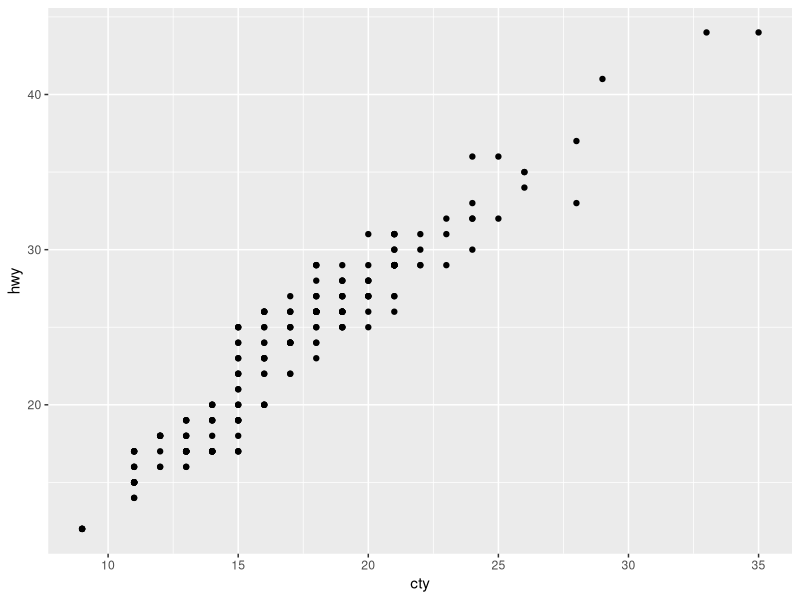
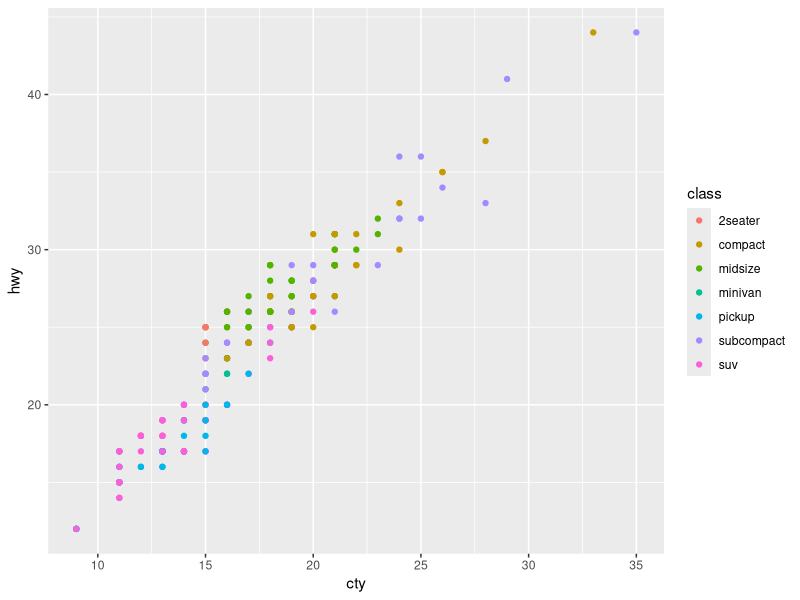
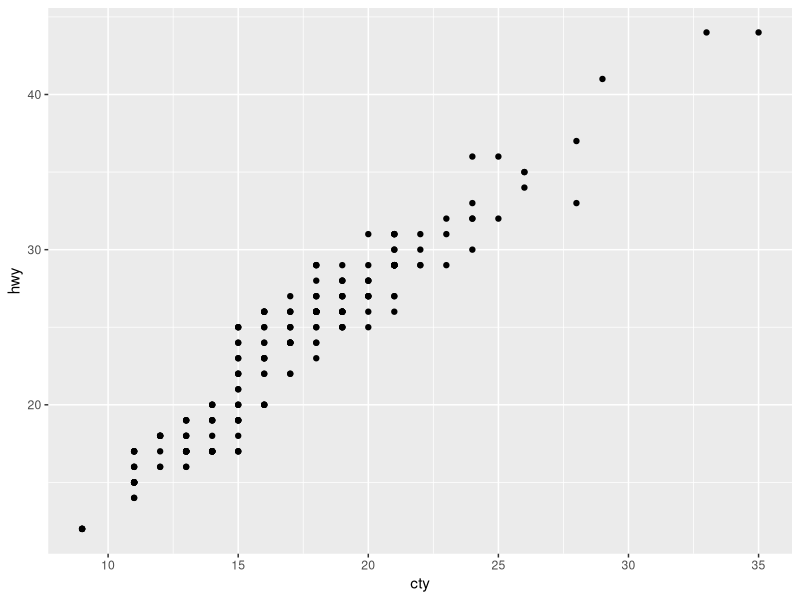
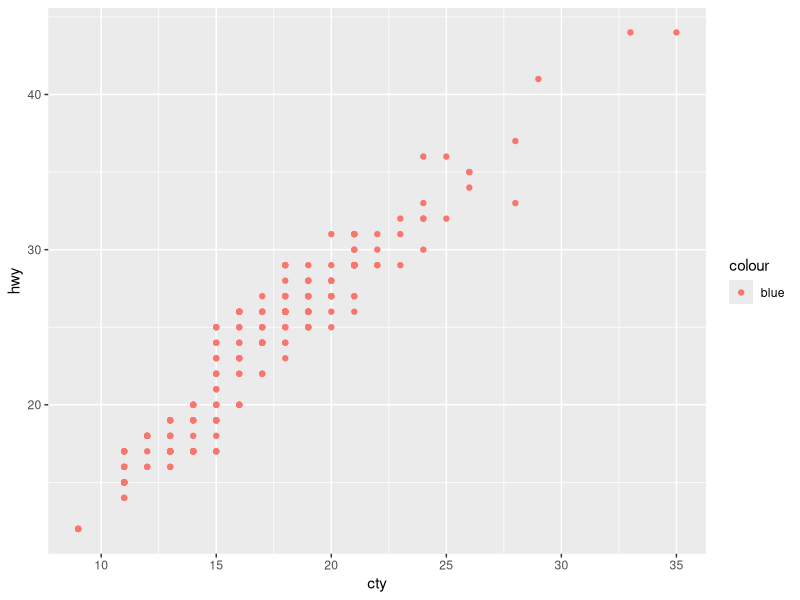
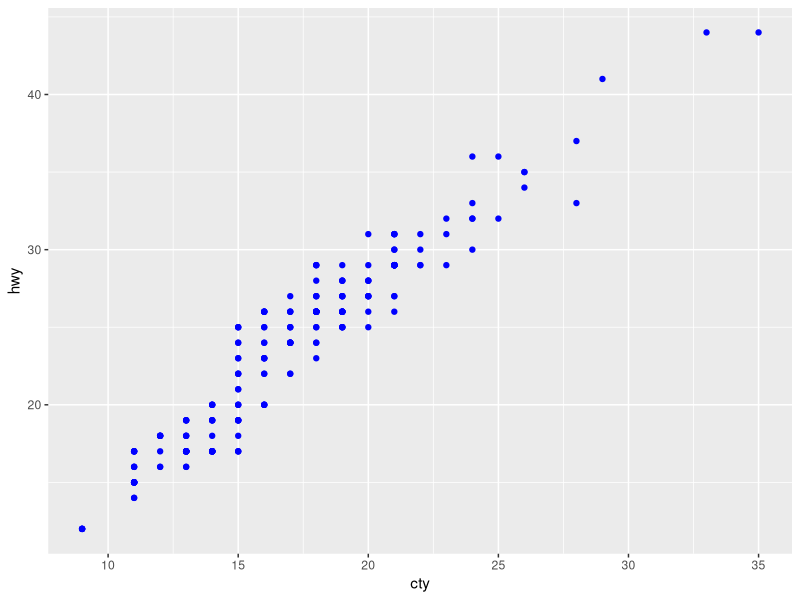
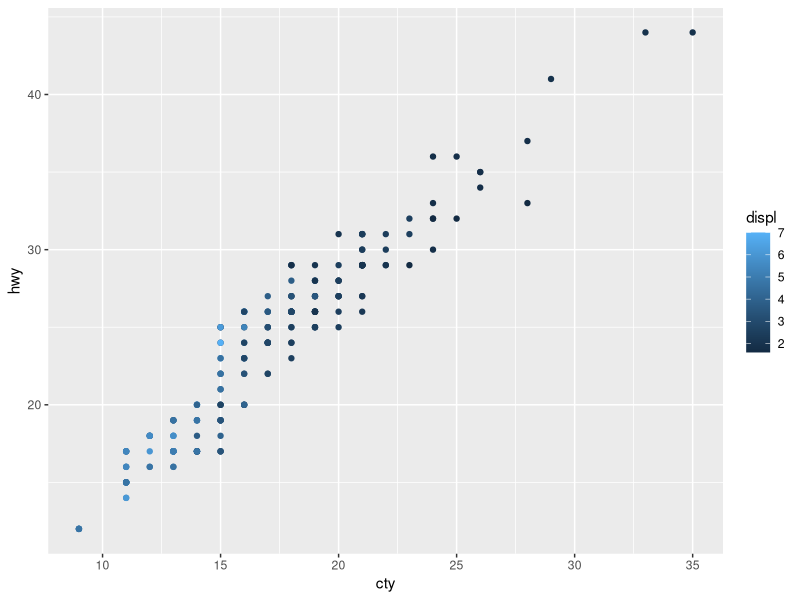
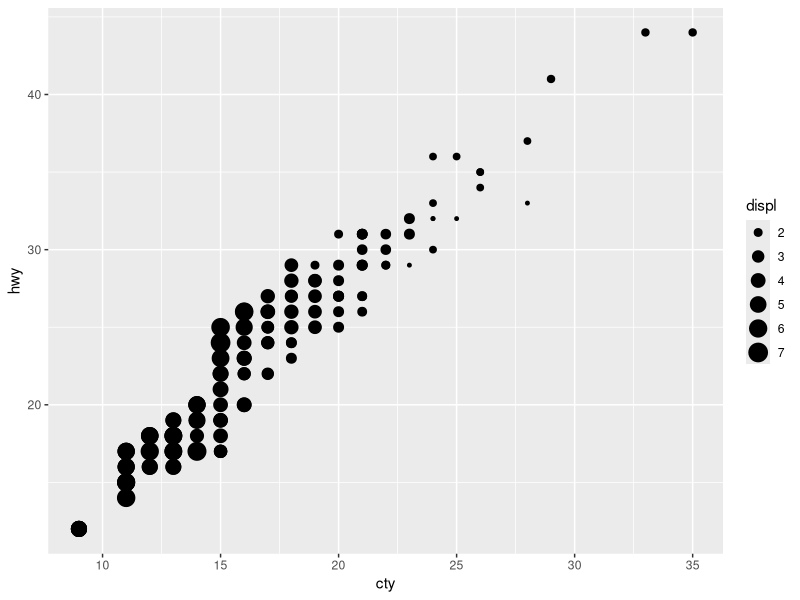
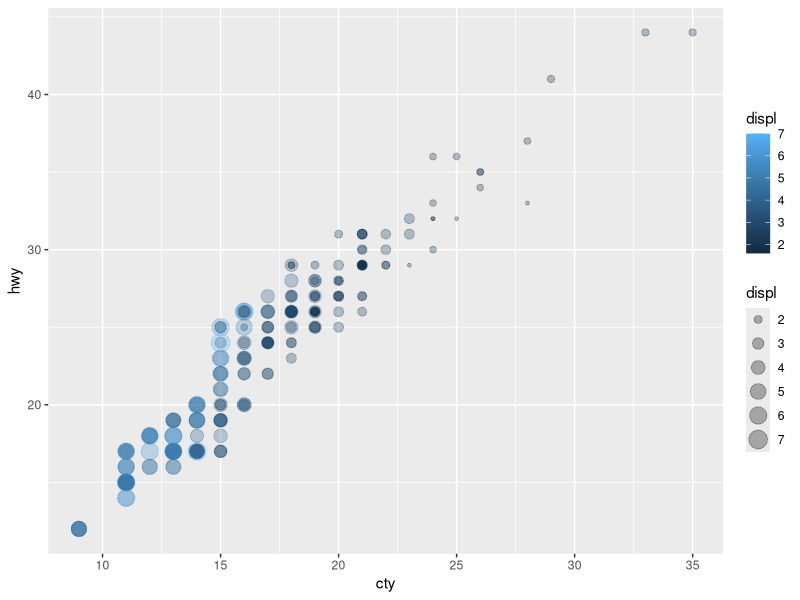

R code for these plots, in order: (Note: this script raises an error after producing the figures.)
library(tidyverse)

# mpg data visualization
View(mpg)

# Scatter Plots -----------

mpg |> # data
  ggplot(aes(cty, hwy)) + # plot base
  geom_point() # scatter plot

mpg |> #using color to distinguish vehicle classes
  ggplot(aes(cty, hwy, color = class)) + 
  geom_point()

mpg |>
  ggplot(aes(cty, hwy), color = class) + # why doesn't color get applied?
  geom_point()

mpg |>
  ggplot(aes(cty, hwy, color = "blue")) + # Do you see blue?
  geom_point()

mpg |>
  ggplot(aes(cty, hwy)) + 
  geom_point(color = "blue")

mpg |>
  ggplot(aes(cty, hwy, color = displ)) + # using color for displacement
  geom_point()

mpg |>
  ggplot(aes(cty, hwy, size = displ)) + # using size for displacement
  geom_point() # points are overlapped together

mpg |>
  ggplot(aes(cty, hwy, size = displ, color = displ)) +
  geom_point(alpha = 0.3) # adding transparency to the points

mpg |>
  ggplot(aes(cty, hwy, size = displ)) +
  geom_point() +
  scale_size_continuous(range = c(1, 3)) # adjusting the sizes

mpg |>
  ggplot(aes(cty, hwy)) + 
  geom_point() + 
  geom_text(aes(label = model)) # all the text labels are overlapped

mpg |>
  ggplot(aes(cty, hwy)) + 
  geom_point() + 
  geom_text(aes(label = model), 
            vjust = 1, # adjusting text vertically
            hjust = 0, # adjusting text horizontally
            check_overlap = T)  # removing the overlap 

mpg |>
  ggplot(aes(cty, hwy)) + 
  geom_point() +
  facet_wrap(~manufacturer) # faceted by manufacturer

mpg |>
  ggplot(aes(cty, hwy)) + 
  geom_point() +
  facet_wrap(~year) # faceted by year

mpg |>
  ggplot(aes(cty, hwy, color = year)) + 
  geom_point() +
  facet_wrap(~year) # any problems associated with this plot?

mpg |>
  ggplot(aes(cty, hwy, color = factor(year))) + # year should be factor
  geom_point(show.legend = F) +
  facet_wrap(~year) 

mpg |>
  ggplot(aes(cty, hwy, color = factor(year))) + 
  geom_point(show.legend = F) +
  facet_wrap(~year, ncol = 1) # stacking small multiples vertically

mpg |>
  ggplot(aes(cty, hwy, color = factor(year))) + 
  geom_point(show.legend = F) +
  facet_wrap(~year, ncol = 1) +
  scale_color_manual(values = c("orange", "blue")) #manually changing colors

mpg |>
  ggplot(aes(cty, hwy, color = factor(year))) + 
  geom_point(show.legend = F) +
  facet_wrap(~year, ncol = 1) +
  scale_color_viridis_d() #using built-in color palette

mpg |>
  ggplot(aes(cty, hwy)) +
  geom_point() + 
  labs(x = "city MPG", # adding plot labels by labs()
       y = "highway MPG",
       title = "City and Highway MPG Comparisons",
       subtitle = "The mpg data used",
       caption = "made by ggplot2")


mpg |>
  ggplot(aes(cty, hwy)) +
  geom_point() +
  geom_smooth(method = "loess", se = F) + # fitting the data using linear model
  labs(title = "Are City and Hwy MPGs Positively Corrleated?") 

# Other Plots ----------------------

mpg |>
  ggplot(aes(year, displ)) +
  geom_line() # anything wrong with the line plot? 

mpg |>
  ggplot(aes(year, displ)) +
  geom_boxplot() # how can we fix the plot?

mpg |>
  ggplot(aes(factor(year), displ)) +
  geom_boxplot() # it looks right after using factor for year

mpg |>
  ggplot(aes(factor(year), displ)) +
  geom_boxplot() + 
  labs(x = "year", # tidy up the plot
       y = "engine displacement")
  
mpg |>
  ggplot(aes(factor(year), displ, color = factor(year))) +
  geom_boxplot(show.legend = F) + 
  labs(x = "year",
       y = "engine displacement")

mpg |>
  ggplot(aes(factor(year), displ, fill = factor(year))) +
  geom_boxplot(show.legend = F) + 
  labs(x = "year",
       y = "engine displacement")

mpg |>
  ggplot(aes(factor(year), displ, color = factor(year), fill = factor(year))) +
  geom_boxplot(show.legend = F, alpha = 0.5) + #what happens if we remove alpha?
  labs(x = "year",
       y = "engine displacement")

mpg |>
  ggplot(aes(factor(year), displ, color = factor(year), fill = factor(year))) +
  geom_violin(show.legend = F, alpha = 0.5) + #switching to geom_violin
  labs(x = "year",
       y = "engine displacement")

mpg |>
  ggplot(aes(factor(year), displ, color = factor(year), fill = factor(year))) +
  geom_boxplot(show.legend = F, alpha = 0.5) + 
  theme_light() + # adding a different theme
  labs(x = "year",
       y = "engine displacement")


mpg |>
  ggplot(aes(factor(year), displ, color = factor(year), fill = factor(year))) +
  geom_boxplot(show.legend = F, alpha = 0.5) + 
  geom_point(show.legend = F) + # adding a scatterplot on top of boxplot
  theme_light() + # adding a different theme
  labs(x = "year",
       y = "engine displacement")

mpg |>
  count(manufacturer, drv) |>
  ggplot(aes(manufacturer, drv, fill = n)) +
  geom_tile() # the text on the x axis is hard to see

mpg |>
  count(manufacturer, drv) |>
  ggplot(aes(manufacturer, drv, fill = n)) +
  geom_tile() +
  theme(axis.text.x = element_text(angle = 90))

mpg |>
  count(manufacturer, drv) |>
  ggplot(aes(manufacturer, drv, fill = n)) +
  geom_tile() +
  coord_flip()


mpg |>
  count(manufacturer, drv) |>
  ggplot(aes(drv, manufacturer, fill = n)) + # swapping x and y positions
  geom_tile() +
  labs(x = "driving mode",
       y = NULL,
       fill = "count")


# diamonds data visualization
View(diamonds)

# Histograms -------

diamonds |>
  ggplot(aes(price)) +
  geom_histogram()

diamonds |>
  ggplot(aes(price)) +
  geom_histogram() + 
  scale_x_log10() # the x-axis on the log scale

diamonds |>
  ggplot(aes(price)) +
  geom_histogram(bins = 100) + 
  scale_x_log10() 

diamonds |>
  ggplot(aes(price)) +
  geom_histogram(bins = 30) + 
  scale_x_log10() +
  facet_wrap(~cut)

diamonds |>
  ggplot(aes(price, fill = color)) +
  geom_histogram(bins = 15, show.legend = F) + 
  scale_x_log10() +
  facet_wrap(~color) # D is best and J is worst

# Does cut impact diamond price?

diamonds |>
  ggplot(aes(price, cut)) +
  geom_boxplot() +
  scale_x_log10()

# Does weight impact diamond price?

diamonds |>
  ggplot(aes(carat, price)) +
  geom_point(alpha = 0.1) +
  #geom_smooth(method = "lm") +
  scale_y_continuous(labels = scales::dollar) + # add dollar signs
  labs(y = NULL)

# table, depth, and price

diamonds |>
  ggplot(aes(table, depth, color = price)) +
  geom_point(alpha = 0.1) 

diamonds |>
  ggplot(aes(table, depth)) +
  geom_bin2d(bins = 40)

# Does diamond color impact price?
diamonds |>
  ggplot(aes(price, color)) +
  geom_boxplot() +
  scale_x_log10() # D is best and J is worst

diamonds |>
  ggplot(aes(price, clarity, fill = clarity)) +
  geom_violin() +
  scale_x_log10() +#I1 (worst), IF (best)
  theme(legend.position = "none") # another way to remove legend

# x, y, z, and price
diamonds |>
  ggplot(aes(x, y, size = z, color = price)) +
  geom_point(alpha = 0.5)


# Maps -------
map_data("county", "illinois") |>
  ggplot(aes(long, lat, group = group)) + 
  geom_polygon(fill = "white", color = "green") # does it look like IL?


map_data("county", "illinois") |>
  ggplot(aes(long, lat, group = group)) + 
  geom_polygon(fill = "white", color = "green") +
  coord_map()
  
map_data("world") |>
  ggplot(aes(long, lat, group = group)) + 
  geom_polygon()

map_data("world") |>
  ggplot(aes(long, lat, group = group)) + 
  geom_polygon(aes(fill = region, color = region), show.legend = F) +
  theme_void()


